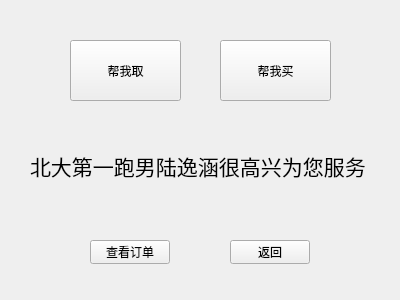
<?xml version="1.0" encoding="UTF-8"?>
<ui version="4.0">
 <class>yonghu</class>
 <widget class="QWidget" name="yonghu">
  <property name="geometry">
   <rect>
    <x>0</x>
    <y>0</y>
    <width>400</width>
    <height>300</height>
   </rect>
  </property>
  <property name="windowTitle">
   <string>Form</string>
  </property>
  <widget class="QLabel" name="label">
   <property name="geometry">
    <rect>
     <x>70</x>
     <y>130</y>
     <width>261</width>
     <height>19</height>
    </rect>
   </property>
   <property name="text">
    <string/>
   </property>
  </widget>
  <widget class="QPushButton" name="pushButton">
   <property name="geometry">
    <rect>
     <x>70</x>
     <y>40</y>
     <width>111</width>
     <height>61</height>
    </rect>
   </property>
   <property name="text">
    <string>帮我取</string>
   </property>
  </widget>
  <widget class="QPushButton" name="pushButton_2">
   <property name="geometry">
    <rect>
     <x>220</x>
     <y>40</y>
     <width>111</width>
     <height>61</height>
    </rect>
   </property>
   <property name="text">
    <string>帮我买</string>
   </property>
  </widget>
  <widget class="QPushButton" name="pushButton_6">
   <property name="geometry">
    <rect>
     <x>90</x>
     <y>240</y>
     <width>80</width>
     <height>24</height>
    </rect>
   </property>
   <property name="text">
    <string>查看订单</string>
   </property>
  </widget>
  <widget class="QPushButton" name="pushButton_7">
   <property name="geometry">
    <rect>
     <x>230</x>
     <y>240</y>
     <width>80</width>
     <height>24</height>
    </rect>
   </property>
   <property name="text">
    <string>返回</string>
   </property>
  </widget>
  <widget class="QLabel" name="label_2">
   <property name="geometry">
    <rect>
     <x>30</x>
     <y>130</y>
     <width>341</width>
     <height>71</height>
    </rect>
   </property>
   <property name="font">
    <font>
     <family>华文新魏</family>
     <pointsize>16</pointsize>
    </font>
   </property>
   <property name="text">
    <string>北大第一跑男陆逸涵很高兴为您服务</string>
   </property>
  </widget>
 </widget>
 <resources/>
 <connections/>
</ui>
